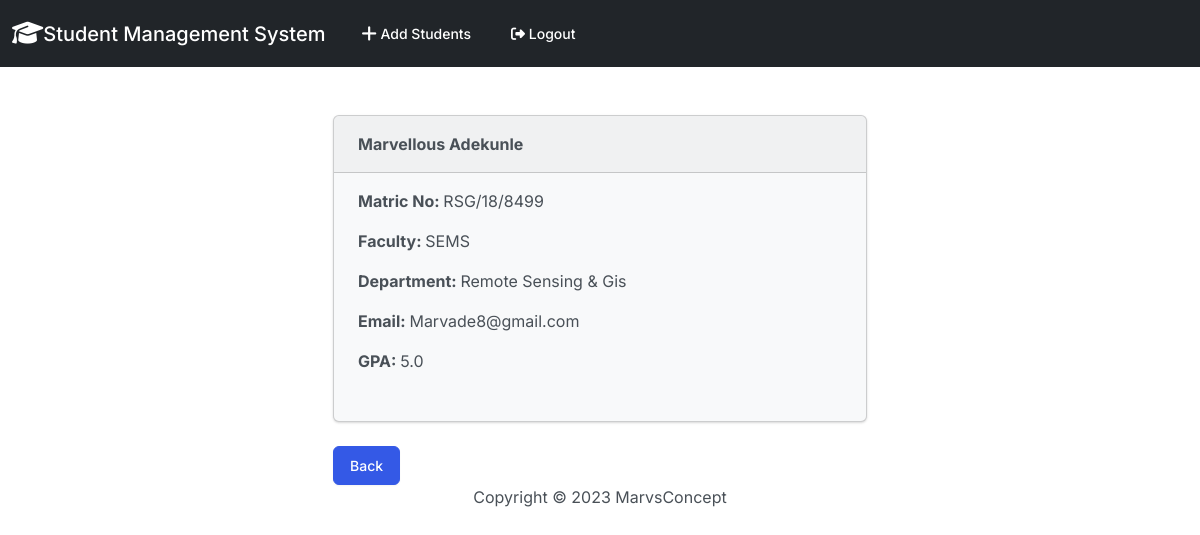
The app's page /record/1 (signed in), older data.
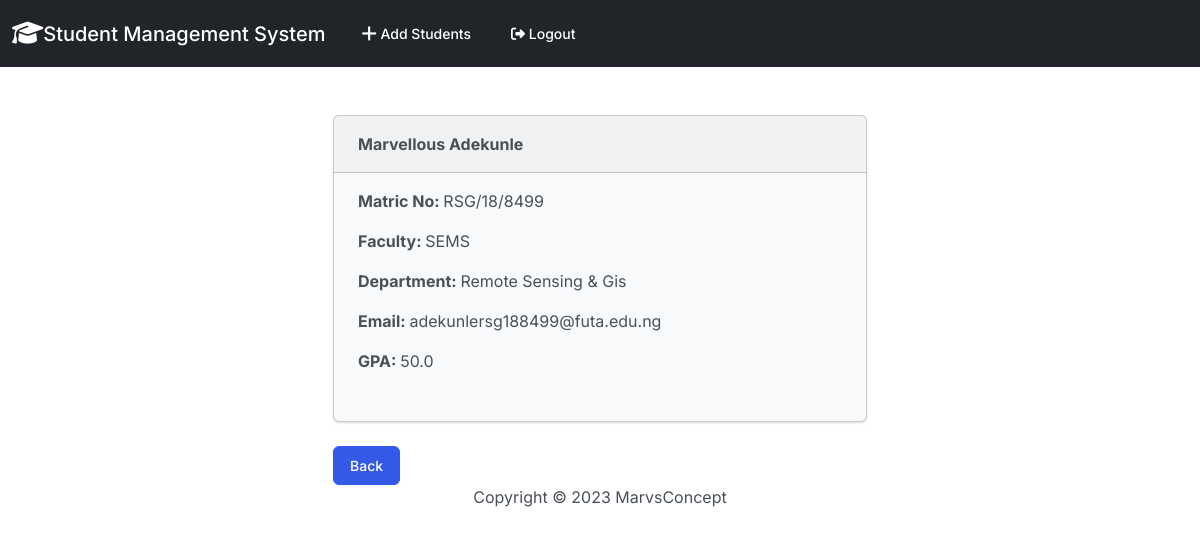
The same page, newer data.
### students/models.py (models this page shows)
class Record(models.Model):
    created_at = models.DateTimeField(auto_now_add=True)
    matric_no = models.CharField(max_length = 50)
    first_name = models.CharField(max_length=50)
    last_name = models.CharField(max_length=50)
    faculty = models.CharField(max_length=50)
    department = models.CharField(max_length=50)
    email =  models.EmailField(max_length=50)
    gpa = models.FloatField()
    def __str__(self):
        return (f"{self.first_name} {self.last_name}")

### students/views.py (the view)
# urls.py: path('record/<int:pk>', views.student_record, name='record'),
def student_record(request, pk):
    if request.user.is_authenticated:
        student_record = Record.objects.get(id=pk)
        return render(request, 'record.html', {'student_record':student_record})
    else:
        messages.success(request,"You must be logged in...")
        return redirect('home')

### students/templates/record.html (shortened to what this page needs)
{% extends 'base.html' %}
{% block content %}
<div class="container">
<div class="container-fluid col-md-6 offset-md-3">
            <div class="card bg-light ">
              <div class="card-header"><strong>{{ student_record }}</strong></div>
              <div class="card-body">
                <p class="card-text">
                    <strong> Matric No: </strong>{{student_record.matric_no}}
                   <p>
                   <strong> Faculty: </strong>{{student_record.faculty}}
                    <p>
                    <strong> Department: </strong>{{student_record.department}}
                    <p>
                    <strong> Email: </strong>{{student_record.email}}
                    <p>
                    <strong> GPA: </strong>{{student_record.gpa}}
                  </div>
            </div>
            <br>
    <a href="{% url 'home' %}" class= "btn btn-primary"> Back </a>
</div>
</div>
{% endblock %}

Row changes from the older to the newer data that the page shows:
changed Record "Marvellous Adekunle": email "Marvade8@gmail.com" → "adekunlersg188499@futa.edu.ng"; gpa "5.0" → "50.0"
